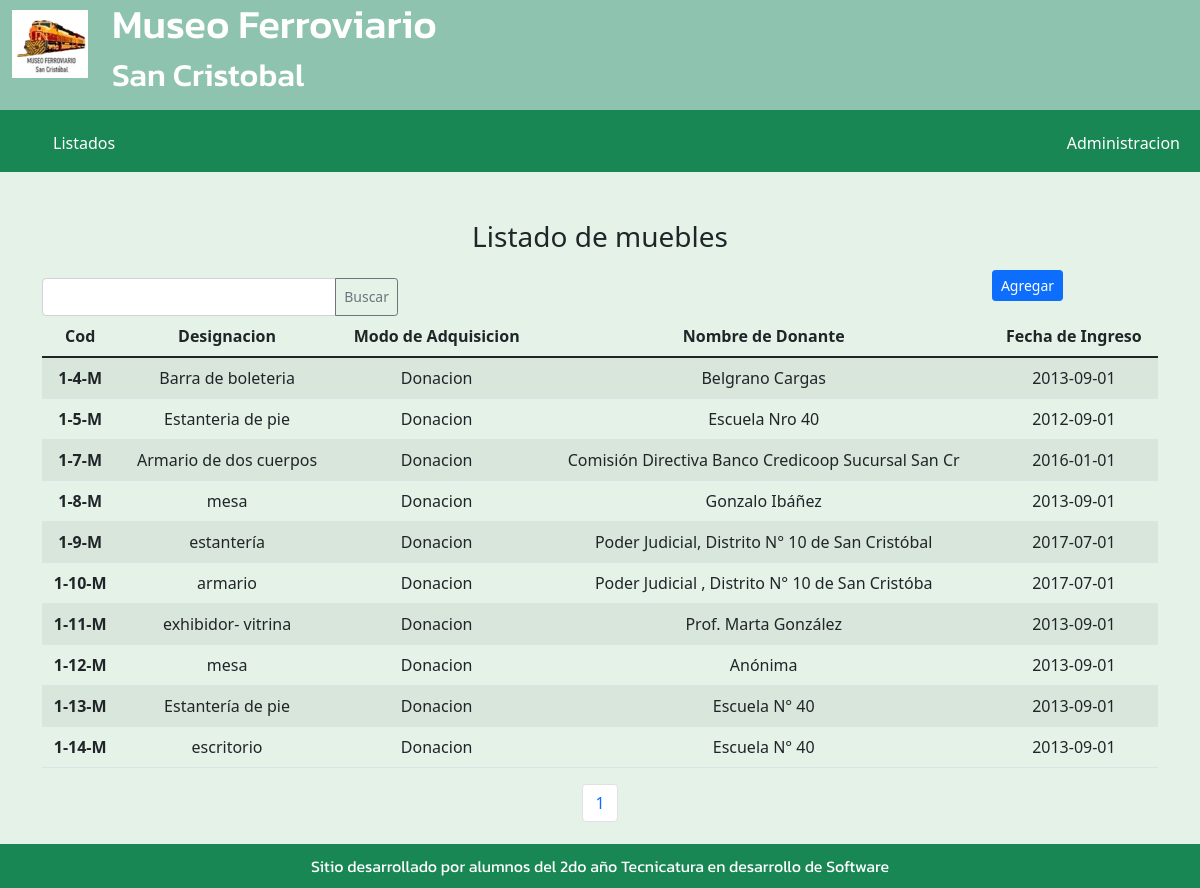
The page /inventariomuebles.php on the database its author committed.
### tables this page shows
CREATE TABLE `inventariomuebles` (
  `idmuebles` int(11) NOT NULL,
  `designacion` varchar(60) NOT NULL,
  `modoadquisicion` varchar(60) DEFAULT NULL,
  `nomdonante` varchar(50) DEFAULT NULL,
  `fechaing` date DEFAULT NULL,
  `datodescr` varchar(260) NOT NULL,
  `procedencia` varchar(160) DEFAULT NULL,
  `estadoconserv` varchar(60) NOT NULL,
  `codigo` varchar(50) NOT NULL,
  `activo` int(11) NOT NULL DEFAULT 1,
  `categoria_idcategoriaboss` int(11) NOT NULL,
  `usuarios_idusuario` int(11) NOT NULL
);

### fpaginadomuebles.php (called while the page is built, shortened)
<?php
function contar_registros($conex){
$sql="SELECT count(idmuebles) AS cantidad_total FROM inventariomuebles where activo=1 ORDER BY idmuebles;";
   $result=mysqli_query($conex,$sql);
   $fila=mysqli_fetch_assoc($result);
   return $fila['cantidad_total'];
}
?>

### inventariomuebles.php (the view, shortened to what this page needs)
<?php
 require_once "conexion.php";
 require_once "fpaginadomuebles.php";
$cantmax=contar_registros($conex);
if (!isset($_GET['pg'])){
    $pag=0;
    $result=registros_porpagina($conex,$pag);
}else{
    $pag=$_GET['pg'];
    $result=registros_porpagina($conex,$pag);
}
 if (isset($_POST['btnbuscar']) && $_POST['clavebuscada']!=''){
    $clavebusqueda=$_POST['clavebuscada'];
    $sql="SELECT * FROM inventariomuebles WHERE activo=1 and designacion like '%$clavebusqueda%' or nomdonante like '%$clavebusqueda%' or estadoconserv like '%$clavebusqueda%' or modoadquisicion like '%$clavebusqueda%' ORDER BY idmuebles";
    $result=mysqli_query($conex,$sql);
        }else{
 $sql="SELECT * FROM inventariomuebles where activo=1 ORDER BY idmuebles";
 $result=mysqli_query($conex,$sql);
 }
 if (mysqli_num_rows($result)>0){
 include("primero.php");
                    include('header.php');
        ?>
    <section>
    <div class="container text-center ">
        <div class="text-center mt-5 mb-3"><h3>Listado de muebles</h3></div>
        <table class="table table-striped table-hover">
            <div class="row">
                <div class="col-4">
                <form action="inventariomuebles.php" method="POST">
                  	<div class="input-group mt-2">
          					<input type="text" name="clavebuscada" class="form-control" value="<?php if (!empty($_POST['clavebuscada'])){ echo $_POST['clavebuscada']; }?>">
          					<button class="btn btn-outline-secondary btn-sm" type="submit" name="btnbuscar" id="btnbuscar" value="Buscar">Buscar</button>
          			</div>
				</form>
                </div>
            <div class="col-5">
                </div>
                    <div class="col-3">
                    <div class="btn btn-primary btn-sm "> <a class="text-decoration-none text-white" href="agregarmuebles.php">Agregar</a></div>
                </div>
            </div>
                <thead>
                    <tr>
                    <th scope="col">Cod</th>
                    <th scope="col">Designacion</th>
                    <th scope="col">Modo de Adquisicion</th>
                    <th scope="col">Nombre de Donante</th>
                    <th scope="col">Fecha de Ingreso</th>
                    </tr>
                </thead>
            <tbody>
            <?php
                While ($fila=mysqli_fetch_array($result)){
            ?>
                <tr>
                    <th scope="row"><?php echo $fila["codigo"]; ?></th>
                    <td><?php echo $fila["designacion"]; ?></td>
                    <td><?php echo $fila["modoadquisicion"]; ?></td>
                    <td><?php echo $fila["nomdonante"]; ?></td>
                    <td><?php echo $fila["fechaing"]; ?></td>
            <?php
            }
            ?>
            </tbody>
    </table></div>
    <div>
    <ul class="pagination justify-content-center">
   <?php
$itemxpag=$cantmax/10;
for ($i = 0; $i < $itemxpag; $i++) { ?>
    <li class="page-item"><?php echo "<a class='page-link' href='inventariomuebles.php?pg=".$i."'>"; echo $i+1;}?></a></li>
 </ul>
  </div>
   <?php
     }else header("location:inventariomuebles.php?mensaje=noencontrado");
   ?>
    </section>
    <?php
    include('footer.php');
    ?>
 </body>
 </html>

### primero.php (shortened to what this page needs)
<!DOCTYPE html>
<html lang="es">
<head>
    <link rel="stylesheet" href="https://cdnjs.cloudflare.com/ajax/libs/font-awesome/6.2.0/css/all.min.css" />
    <link rel="stylesheet" href="./bootstrap/css/bootstrap.min.css">
    <link rel="stylesheet" href="./sass/principal.css">
</head>

### header.php (shortened to what this page needs)
<header>
    <div class="container-fluid encabezado">
        <div class="row">
          <div class="col-3 logo">
            <div class="">
              <a href="index.php"><img src="./imagenes/logomuseo.png" alt="logo"  id="img1"></a>
        </div>
            </div>
      <div class="col-9">
      <h1 class="titulo__texto">Museo Ferroviario</h1>
      <h2 class="titulo__texto">San Cristobal</h2></div>
      </div>
      </div>
      <nav class="navbar navbar-expand-md navbar-dark bg-success">
      <div class="container-fluid">
      <div class="collapse navbar-collapse" id="navbarNav">
        <?php
          if ( !isset($_SESSION["dniadmin"]) && !isset($_SESSION["dniencargado"]) ) {
        ?>
      <ul class="navbar-nav">
        <li class="nav-item">
          <a class="nav-link" href="index.php"><i class="bi bi-house"></i></a>
        </li>
        <li class="nav-item pt-1">
          <a class="nav-link" href="https://www.facebook.com/groups/178208595674717/"><i class="bi bi-facebook"></i></a>
        </li>
        <li class="nav-item pt-1">
            <div class="btn-group">
              <button type="button" class="btn dropdown-toggle nav-link" data-bs-toggle="dropdown" aria-expanded="false">
              Listados
              </button>
            </div>
        </li>
       </ul>
        <ul class="navbar-nav ms-auto">
        <li class="nav-item pt-1">
          <a class="nav-link" href="login.php">Administracion</a>
        </li>
        </ul>
        <?php
           }else{
            if (isset($_SESSION['dniadmin']) ){
            ?>
        <ul class="navbar-nav">
            <li class="nav-item pt-1">
              <a class="nav-link" href="listado.php">Usuarios</a>
            </li>
            <li class="nav-item pt-1">
              <a class="nav-link" href="inventariomuebles.php">Inventario Muebles</a>
            </li>
            <li class="nav-item pt-1">
              <a class="nav-link" href="categoriaMuebles.php">Categorias Muebles</a>
            </li>
            <li class="nav-item pt-1">
              <a class="nav-link" href="inventariolibros.php">Inventario Libros</a>
            </li>
            <li class="nav-item pt-1">
              <a class="nav-link" href="categoriaLibros.php">Categorias Libros</a>
            </li>
        </ul>
        <ul class="navbar-nav ms-auto">
            <div class= "mt-2 text-danger pt-1">
           <span>
              <?php echo $_SESSION["dniadmin"];?>
          </span>
          </div>
        <li class="nav-item pt-1">
          <a class="nav-link" href="salir.php">Cerrar sesion</a>
        </li>
        </ul>
          <?php
         }}
          ?>
      </div>
      </div>
      </nav>
</header>

### footer.php
<footer class="pie__pagina">
      <div class="">
      Sitio desarrollado por alumnos del 2do año Tecnicatura en desarrollo de Software
      </div>
</footer>

### sass/principal.css (style rules this page uses)
*::after, *::before, * { margin: 0; padding: 0; box-sizing: border-box; }
html { font-size: 62.5%; }
img { width: 100%; }
html { height: 100%; font-family: "Merriweather", serif; font-size: 1em; }
.encabezado { background-color: #8ec3b0; color: #ffffff; }
.titulo__texto { font-family: "Kanit", sans-serif; }
.navbar { background-color: #198754; color: #ffffff; }
.navbar .nav-link { position: relative; overflow: hidden; color: #ffffff !important; }
.navbar .nav-link:before, .navbar .nav-link:after { content: ""; position: absolute; top: 0; left: -100%; width: 100%; height: 2px; background: #ffffff; transition: left 0.8s; }
.navbar .nav-link:after { top: auto; bottom: 0; left: auto; right: -100%; background: #ffffff; transition: right 0.8s; }
.logo { width: 100px; height: 100px; margin-top: 10px; }
.pie__pagina { background-color: #198754; color: #ffffff; padding: 10px 0 10px 0; margin-top: 10px; position: absolute; bottom: 0; width: 100%; font-family: "Kanit", sans-serif; font-size: 1em; text-align: center; }

### rows shown on the page
inventariomuebles: codigo "1-4-M", designacion "Barra de boleteria", modoadquisicion "Donacion", nomdonante "Belgrano Cargas", fechaing "2013-09-01"
inventariomuebles: codigo "1-5-M", designacion "Estanteria de pie", modoadquisicion "Donacion", nomdonante "Escuela Nro 40", fechaing "2012-09-01"
inventariomuebles: codigo "1-7-M", designacion "Armario de dos cuerpos", modoadquisicion "Donacion", nomdonante "Comisión Directiva Banco Credicoop Sucursal San Cr", fechaing "2016-01-01"
inventariomuebles: codigo "1-8-M", designacion "mesa", modoadquisicion "Donacion", nomdonante "Gonzalo Ibáñez", fechaing "2013-09-01"
inventariomuebles: codigo "1-9-M", designacion "estantería", modoadquisicion "Donacion", nomdonante "Poder Judicial, Distrito N° 10 de San Cristóbal", fechaing "2017-07-01"
inventariomuebles: codigo "1-10-M", designacion "armario", modoadquisicion "Donacion", nomdonante "Poder Judicial , Distrito N° 10 de San Cristóba", fechaing "2017-07-01"
inventariomuebles: codigo "1-11-M", designacion "exhibidor- vitrina", modoadquisicion "Donacion", nomdonante "Prof. Marta González", fechaing "2013-09-01"
inventariomuebles: codigo "1-12-M", designacion "mesa", modoadquisicion "Donacion", nomdonante "Anónima", fechaing "2013-09-01"
inventariomuebles: codigo "1-13-M", designacion "Estantería de pie", modoadquisicion "Donacion", nomdonante "Escuela N° 40", fechaing "2013-09-01"
inventariomuebles: codigo "1-14-M", designacion "escritorio", modoadquisicion "Donacion", nomdonante "Escuela N° 40", fechaing "2013-09-01"
